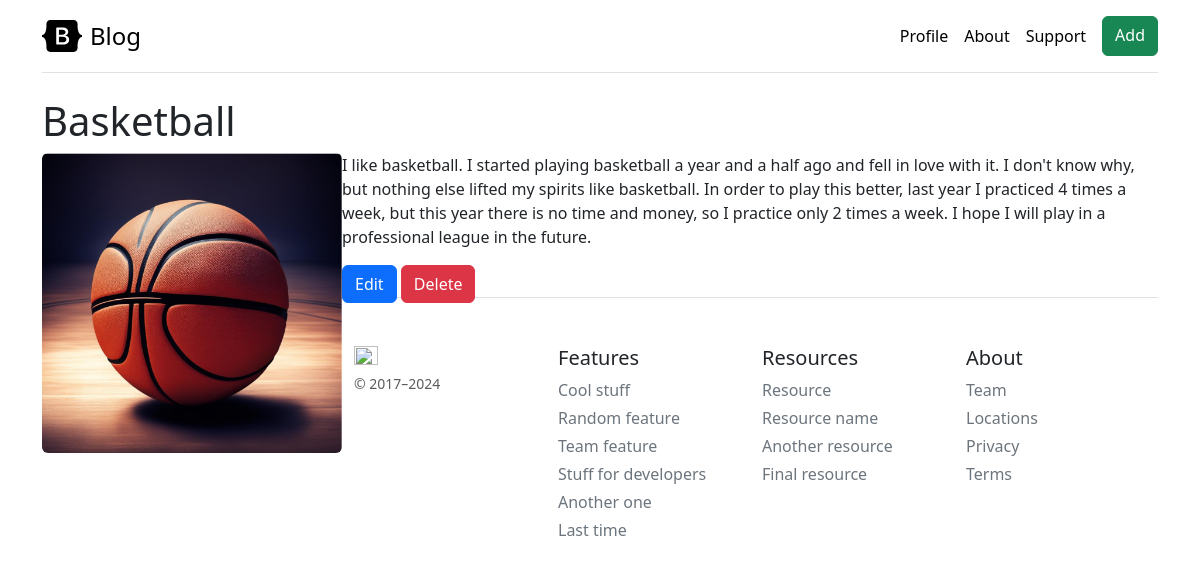
Screenshot of /post/2 with the database file from the repository.
### blog/models.py (models this page shows, shortened)
class Post(models.Model):
    title = models.CharField(max_length=64)
    content = models.TextField()
    date = models.DateField(default=timezone.now)
    image = models.ImageField(upload_to="media/", null=True)
    author_user_name = models.CharField(max_length=30, default="Anonymous post")

### blog/views.py (the view)
# urls.py: path("post/<int:post_id>", views.single_post, name="single_post"),
def single_post(request, post_id):
    post = get_object_or_404(Post, pk=post_id)
    return render(request, "blog/single_post.html", {"post": post})

### templates/blog/single_post.html
{% extends "base.html" %} {% block content %}
<h1>{{ post.title }}</h1>
{% if post.image %}
<img
  src="{{post.image.url}}"
  width="300"
  class="img-fluid rounded"
  align="left"
/>
{% endif%}
<p>{{ post.content }}</p>
<span class="position-absolute">
  <a href="" class="btn btn-primary">Edit</a>
  <a href="" class="btn btn-danger">Delete</a>
</span>
{% endblock %}

### rows the page displays
Post: title "Basketball", image (picture), content "I like basketball. I started playing basketball a year and a half ago and fell in love with it. I don't know why, but nothing else lifted my spirits like basketball. In order to play this better, last year I practiced 4 times a week, but this year there is no time and money, so I practice only 2 times a week. I hope I will play in a professional league in the future."
